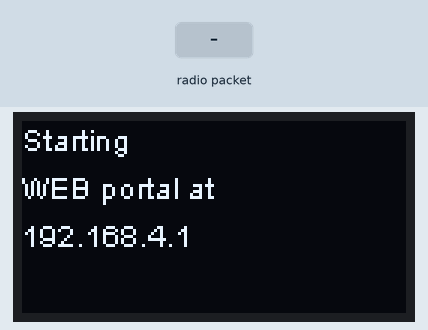
This sketch was run on a simulated ESP32. On the bench: 128×64 one-colour display. The inputs (shaded band) are chosen by the test bench. WiFi joins after 1.5 s; servers stay silent unless stated; no radio packets arrive unless stated; what the sketch prints to the serial monitor is not drawn.

Above: at 1.1 s.
4.8 s: radio packet "1" arrives
Timing chart, 0 to 7.8 s (numbered marks = the images above; inputs shaded):
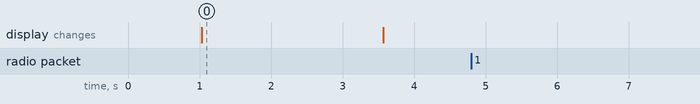

Measured:
- after the input at 4.8 s, every drawn part: stays the same
- what the display in image 0 shows lasts 2.6 s, from 1.0 s to 3.6 s

The sketch:

LoRa.receiver.TS.ino
```cpp
//Attention low upload speed- 460800

#include <LoRa.h>
#include <WiFiManager.h>
#include "ThingSpeak.h"
unsigned long myChannelNumber = 1697981;
const char *myWriteAPIKey="A1G48I8FNSKGLRUB" ;  //SmartIoTBox-3
WiFiClient  client;
#include <Wire.h>               // Only needed for Arduino 1.6.5 and earlier
#include "SSD1306Wire.h"        // legacy: #include "SSD1306.h"

// Initialize the OLED display using Arduino Wire:
SSD1306Wire display(0x3c, 8, 10);   // ADDRESS, SDA, SCL

String receivedText;
String receivedRssi;
// with LoRa modem RFM95 and green RFM board - int and RST to solder

#define SS      5 // 26     // D0 - to NSS
#define RST     3  //16     // D4  - RST
#define DI0     2      // D8 - INTR

#define SCK     1      // D5 - CLK
#define MISO    0      // D6 - MISO
#define MOSI    4      // D7 - MOSI
#define BAND    868E6
int sf=7;
long sbw=125E3;

char dbuff[24];

void disp(char *t1, char *t2, char *t3)
{
  display.clear();
  display.setFont(ArialMT_Plain_10);
  display.setTextAlignment(TEXT_ALIGN_LEFT);
  display.drawString(0, 0, t1);
  display.drawString(0, 16, t2);
  display.drawString(0, 32, t3);
  display.display();
}

void setup()
{
  Serial.begin(9600);
  delay(1000);
  display.init();
  display.flipScreenVertically();
  display.setFont(ArialMT_Plain_10);
  display.setTextAlignment(TEXT_ALIGN_LEFT);
  Serial.println();Serial.println();
  WiFi.mode(WIFI_STA);
  WiFiManager wm;
    // wm.resetSettings();
    disp("Starting","WEB portal at","192.168.4.1");
    bool res;
    res = wm.autoConnect("ESP32AP",NULL); // password protected ap
    if(!res) {
        Serial.println("Failed to connect");
        // ESP.restart();
    }
    else {
        //if you get here you have connected to the WiFi
        Serial.println("connected...yeey :)");
    }
  ThingSpeak.begin(client); // connexion (TCP) du client au serveur
  delay(1000);
  Serial.println("ThingSpeak begin");

  SPI.begin(SCK, MISO, MOSI, SS);  // SCK, MISO, MOSI, SS
  LoRa.setPins(SS, RST, DI0);

  Serial.println("Starting LoRa Receiver");
  // Initialising the UI will init the display too.

  if (!LoRa.begin(BAND)) {
    Serial.println("Starting LoRa failed!");
    disp("Connect","LoRa modem","failed");
    while (1);
  }
  else
   {
   Serial.println("Starting LoRa ok!");

   disp("Connect","LoRa modem","OK");
   LoRa.setSpreadingFactor(sf);
   LoRa.setSignalBandwidth(sbw);
   }
}

union
{
  uint8_t frame[64];
  char mess[64];
  float sensor[8];
} rdp;


float temperature=0.0,humidity=0.0;

void loop() {
char buff[32],brssi[32];
int i=0,rssi=0;
  // try to parse packet
  int packetSize = LoRa.parsePacket();
  if (packetSize) {
    // received a packet
    Serial.print("Received packet '");
    // read packet
    while (LoRa.available()) {
      rdp.frame[i] = LoRa.read();i++;
    }
  if(packetSize==64)
      {
      sprintf(buff,"T:%2.2f,H:%2.2f",rdp.sensor[0],rdp.sensor[1]);
      // print RSSI of packet
      Serial.print("' with RSSI ");
      Serial.println(LoRa.packetRssi());
      rssi = LoRa.packetRssi();
      sprintf(brssi,"RSSI: %d",rssi);
      disp("Received packet:",buff,brssi);
      Serial.println("Fields update");
      ThingSpeak.setField(1, rdp.sensor[0]);
      ThingSpeak.setField(2, rdp.sensor[1]);
      int x=ThingSpeak.writeFields(myChannelNumber, myWriteAPIKey);
      if(x == 200) Serial.println("Channel update successful.");
      else Serial.println("Problem updating channel. HTTP error code " + String(x));
      delay(16000);
      }
  }
}
```
